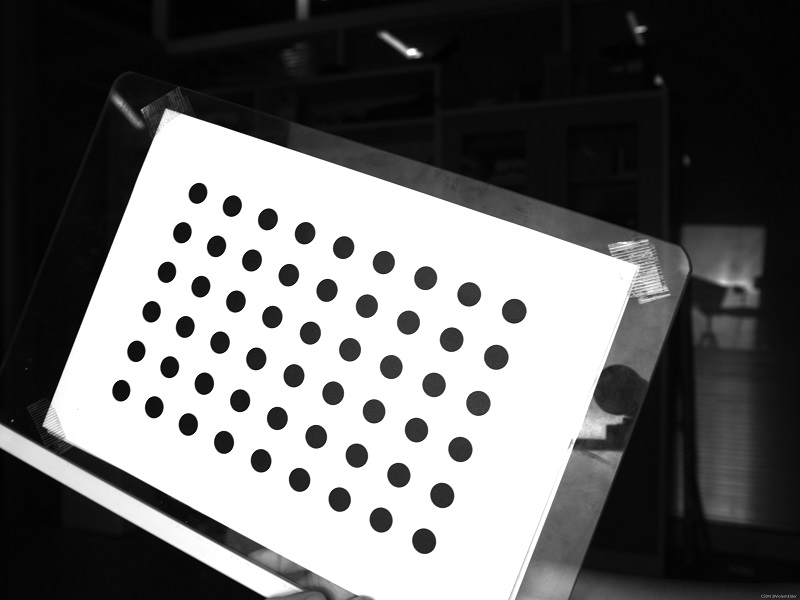
//> input picture calibration/calib_imgs/circle.jpg, 800 x 600 px
$ ./001 ../calib_imgs/circle.jpg   (built with g++ and OpenCV 4)
//> lines starting //> are read from the running program, lines starting //| are printed output that depends on the picture; after the words box and inside, x2 and y2 are one past the last pixel; in counts of white or black regions, pixels touching at a corner belong together
#include <opencv2/opencv.hpp>

using namespace cv;
using namespace std;

int main(int argc, char **argv)
{
    if (argc != 2)
    {
        cout << "Usage: ./<progress_name> <left_image>" << endl;
        return -1;
    }
    Mat img = imread(argv[1]);
//> img is the input picture: 600 rows x 800 cols, CV_8UC3; min 0, max 255, mean 108.5
    if (img.data == NULL)
    {
        cout << "No such image" << endl;
    }

    Mat img_g;
    cvtColor(img, img_g, COLOR_BGR2GRAY);

	// Blob算子参数
	SimpleBlobDetector::Params params;
	params.minThreshold = 50;       //斑点二值化阈值
	params.maxThreshold = 200;
    // params.filterByCircularity = true;  //斑点圆度的限制变量，默认是不限制
    // params.minCircularity = 0.8f;   //斑点的最小圆度
    // params.maxCircularity = std::numeric_limits<float>::max();
    params.filterByColor = true;    //斑点颜色的限制变量
    params.blobColor = 0;           //表示只提取黑色斑点；如果该变量为255，表示只提取白色斑点
	params.filterByArea = true;     //斑点面积的限制
	params.maxArea = 10e4;          //斑点的最大面积
	params.minArea = 10;            //斑点的最小面积
	params.minDistBetweenBlobs = 5; //最小的斑点距离
	Ptr<FeatureDetector> blobDetector = SimpleBlobDetector::create(params);

	vector<Point2f> centers;
	Size patternSize(9, 6);

	// 提取圆点特征的圆心
	bool found = findCirclesGrid(img_g, patternSize, centers, CALIB_CB_SYMMETRIC_GRID | CALIB_CB_CLUSTERING, blobDetector);
//> centers = 54 Points (x, y), first 12: [423.7, 540.7], [380.6, 519.5], [339.2, 499.1], [299.1, 479.4], [260.6, 460.3], [223.5, 441.9], [187.9, 424.1], [153.7, 406.8], [120.8, 390.2], [441.8, 494.9], [398.4, 474.6], [356.4, 455.1]; found = true
	drawChessboardCorners(img, patternSize, centers, found);
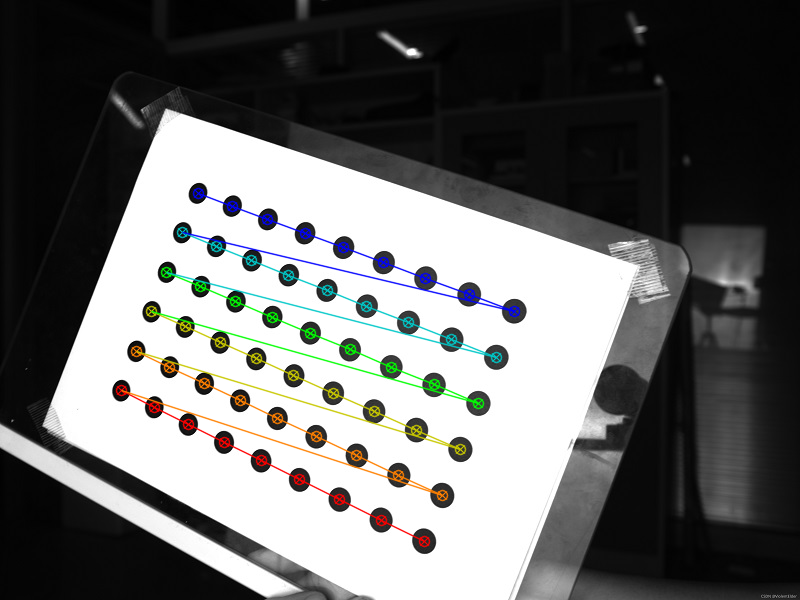
//> img: 600 rows x 800 cols, CV_8UC3; 3.08% of pixels changed, all inside (x1, y1, x2, y2) = (115, 187, 521, 548)

	double sf = 960. / MAX(img.rows, img.cols);
//> sf = 1.2
	resize(img, img, Size(), sf, sf, INTER_LINEAR_EXACT);
//> img: 720 rows x 960 cols, CV_8UC3

	imshow("corners", img);

	waitKey();
	return 0;
}
